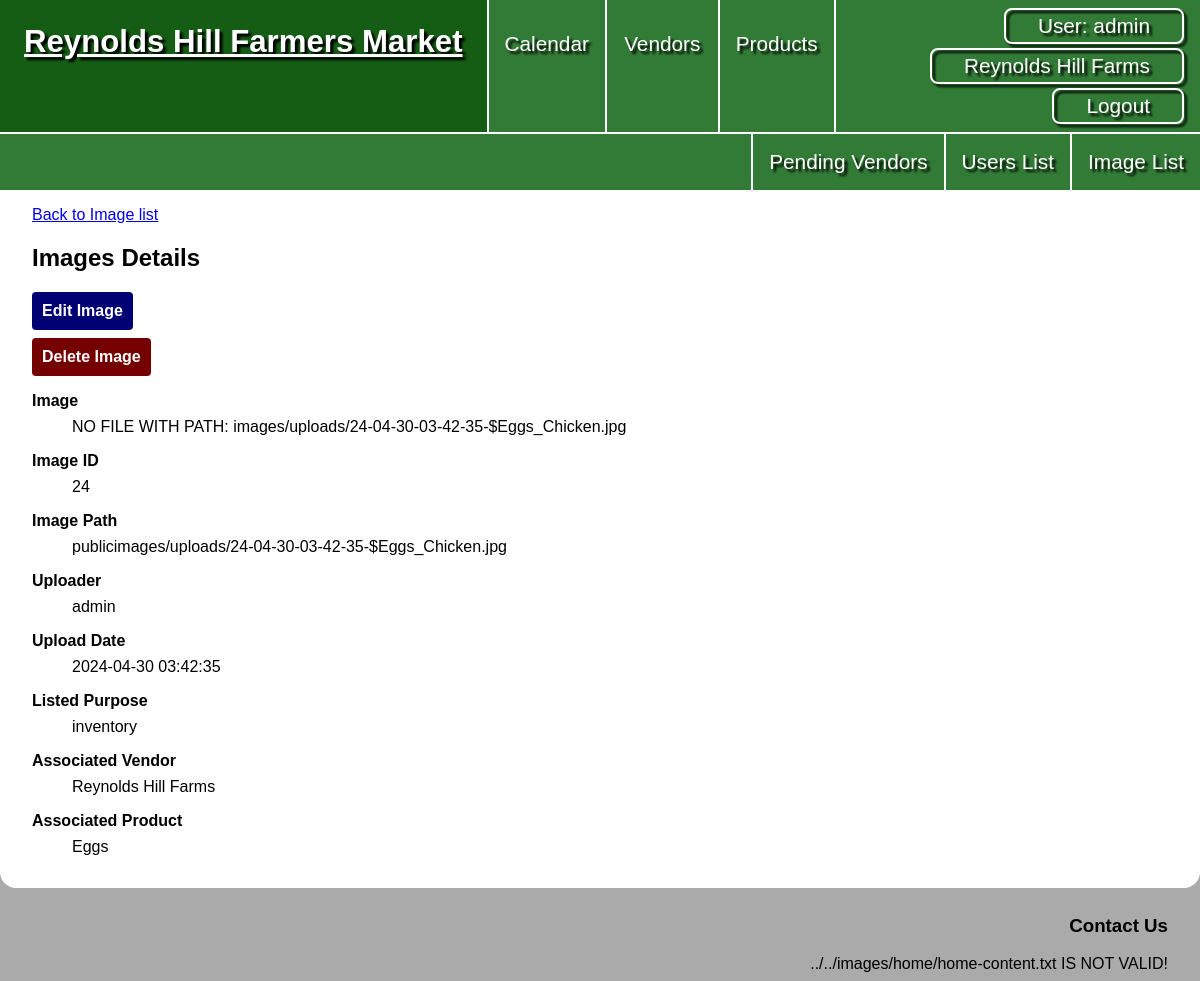
/images/show.php?id=24 (signed in), run on the app's committed database.
### tables this page shows
CREATE TABLE `images` (
  `image_id` int NOT NULL,
  `im_user_id` int NOT NULL,
  `content` varchar(255) NOT NULL,
  `upload_date` datetime NOT NULL DEFAULT CURRENT_TIMESTAMP,
  `alt_text` text,
  `im_vendor_id` int DEFAULT NULL,
  `im_product_id` int DEFAULT NULL,
  `image_purpose` varchar(255) DEFAULT NULL
);

CREATE TABLE `users` (
  `user_id` int NOT NULL,
  `display_name` varchar(30) NOT NULL,
  `hashed_password` varchar(255) NOT NULL,
  `email` varchar(50) NOT NULL,
  `role` char(1) NOT NULL
);

CREATE TABLE `vendors` (
  `vendor_id` int NOT NULL,
  `vd_user_id` int DEFAULT NULL,
  `vendor_display_name` varchar(50) NOT NULL,
  `vendor_desc` text NOT NULL,
  `address` varchar(255) NOT NULL,
  `city` varchar(255) NOT NULL,
  `vd_state_id` int NOT NULL,
  `zip` int NOT NULL,
  `is_pending` tinyint(1) NOT NULL
);

CREATE TABLE `products` (
  `product_id` int NOT NULL,
  `prd_category_id` int NOT NULL,
  `product_name` varchar(50) NOT NULL
);

### private/classes/DatabaseObject.class.php (called while the page is built, shortened)
<?php
class DatabaseObject {
  static protected $database;
  static protected $table_name = "";
  static protected $db_columns = [];
  static public function set_database($database) {
    self::$database = $database;
  }
  static public function find_by_sql($sql) {
    $result = self::$database->query($sql);
    $object_array = [];
    while($record = $result->fetch_assoc()) {
      $object_array[] = static::instantiate($record);
    }
    if(count($object_array) > 0){
      return $object_array;
    } else {
      return false;
    }
  }
  static public function find_by_id($id) {
    $sql = "SELECT * FROM " . static::$table_name . " ";
    $sql .= "WHERE " . static::$db_columns[0] . "='" . self::$database->escape_string($id) . "'";
    $obj_array = static::find_by_sql($sql);
    if(!empty($obj_array)) {
      return array_shift($obj_array);
    } else {
      return false;
    }
  }
  static protected function instantiate($record) {
    $object = new static;
    foreach($record as $property => $value) {
      if(property_exists($object, $property)) {
        $object->$property = $value;
      }
    }
    return $object;
  }
}
?>

### private/classes/Vendor.class.php (called while the page is built, shortened)
<?php
class Vendor extends DatabaseObject
{
  static protected $table_name = 'vendors';
  static public function find_by_id($vendor_id)
  {
    $sql = "SELECT * ";
    $sql .= "FROM " . static::$table_name . " ";
    $sql .= "WHERE vendor_id = " . $vendor_id . ";";
    $result = static::find_by_sql($sql);
    if ($result) {
      return $result[0];
    } else {
      return false;
    }
  }
}

### private/classes/Product.class.php (called while the page is built, shortened)
<?php
class Product extends DatabaseObject {
  static public function find_by_id($product_id) {
    $sql = "SELECT p.product_id, p.prd_category_id, c.category_name, p.product_name ";
    $sql .= "FROM products p, product_categories c ";
    $sql .= "WHERE p.prd_category_id = c.category_id ";
    $sql .= "AND p.product_id = '" . $product_id . "';";
    $result = static::find_by_sql($sql);
    if($result){
      return $result[0];
    } else {
      return false;
    }
  }
}
?>

### public/images/show.php (the view, shortened to what this page needs)
<?php require_once('../../private/initialize.php');
$image_id = h($_GET['id']);
$image = Image::find_by_id($image_id);
$user = User::find_by_id($image->im_user_id);
if (!empty($image->im_vendor_id)) {
  $vendor = Vendor::find_by_id($image->im_vendor_id);
} else {
  $vendor = false;
}
if (!empty($image->im_product_id)) {
  $product = Product::find_by_id($image->im_product_id);
} else {
  $product = false;
}
?>
<?php include(SHARED_PATH . '/public_header.php'); ?>
<main>
  <a href="<?php echo url_for('/images/list.php'); ?>">Back to Image list</a>
  <h2>Images Details</h2>
  <a href="<?php echo url_for('/images/edit.php?id=' . $image_id); ?>" class="edit-button">Edit Image</a>
  <a href="<?php echo url_for('/images/delete.php?id=' . $image_id); ?>" class="delete-button">Delete Image</a>
  <dl>
    <dt>Image</dt>
    <dd><?php $image->print_image(600, 600, false); ?></dd>
    <dt>Image ID</dt>
    <dd><?php echo $image->image_id; ?></dd>
    <dt>Image Path</dt>
    <dd><?php echo "public" . Image::$public_image_path . $image->content; ?></dd>
    <dt>Uploader</dt>
    <dd><?php echo $user->display_name; ?></dd>
    <dt>Upload Date</dt>
    <dd><?php echo $image->upload_date; ?></dd>
    <dt>Listed Purpose</dt>
    <dd><?php echo $image->image_purpose; ?></dd>
    <?php
    if ($vendor) { ?>
      <dt>Associated Vendor</dt>
      <dd><?php echo $vendor->vendor_display_name; ?></dd>
    <?php
    }
    if ($product) { ?>
      <dt>Associated Product</dt>
      <dd><?php echo $product->product_name; ?></dd>
    <?php
    }
    ?>
  </dl>
</main>
<?php include(SHARED_PATH . '/public_footer.php'); ?>

### private/classes/Image.class.php (shortened to what this page needs)
<?php
class Image extends DatabaseObject {
  static protected $table_name = 'images';
  public $content;
  static public $public_image_path = 'images/uploads/';
  static public function find_by_id($image_id) {
    $sql = "SELECT * FROM " . static::$table_name . " ";
    $sql .= "WHERE image_id = '" . $image_id . "';";
    return static::find_by_sql($sql)[0];
  }
  public function print_image($max_width, $max_height, $grow=true) {
    if(!file_exists(path_to_public() . Image::$public_image_path . $this->content)) {
      echo "NO FILE WITH PATH: " . path_to_public() . Image::$public_image_path . $this->content;
      return false;}
  }
}

### public/css/styles.css (style rules this page uses)
* { box-sizing: border-box; }
html { font: 16px Verdana, Geneva, Tahoma, sans-serif; }
body { background-color: #aaa; margin: 0; }
main { padding: 1rem 2rem; }
main:not(#calendar) .edit-button { background-color: #000074; border-radius: 4px; color: #fff; display: block; font-weight: bold; margin-top: .5rem; padding: 10px; text-decoration: none; width: fit-content; }
main:not(#calendar) .delete-button { background-color: #740000; border-radius: 4px; color: #fff; display: block; font-weight: bold; margin-top: .5rem; padding: 10px; text-decoration: none; width: fit-content; }
dt { font-weight: bold; margin: 1rem 0 .5rem; }

### data on the page
images: content "24-04-30-03-42-35-$Eggs_Chicken.jpg", image_id "24", upload_date "2024-04-30 03:42:35", image_purpose "inventory"
users: display_name "admin"
vendors: vendor_display_name "Reynolds Hill Farms"
products: product_name "Eggs"

### other printed values
$session->display_name "admin"
$session->active_vendor_name "Reynolds Hill Farms"
Image::$public_image_path "images/uploads/"
$filepath "../../images/home/home-content.txt"
